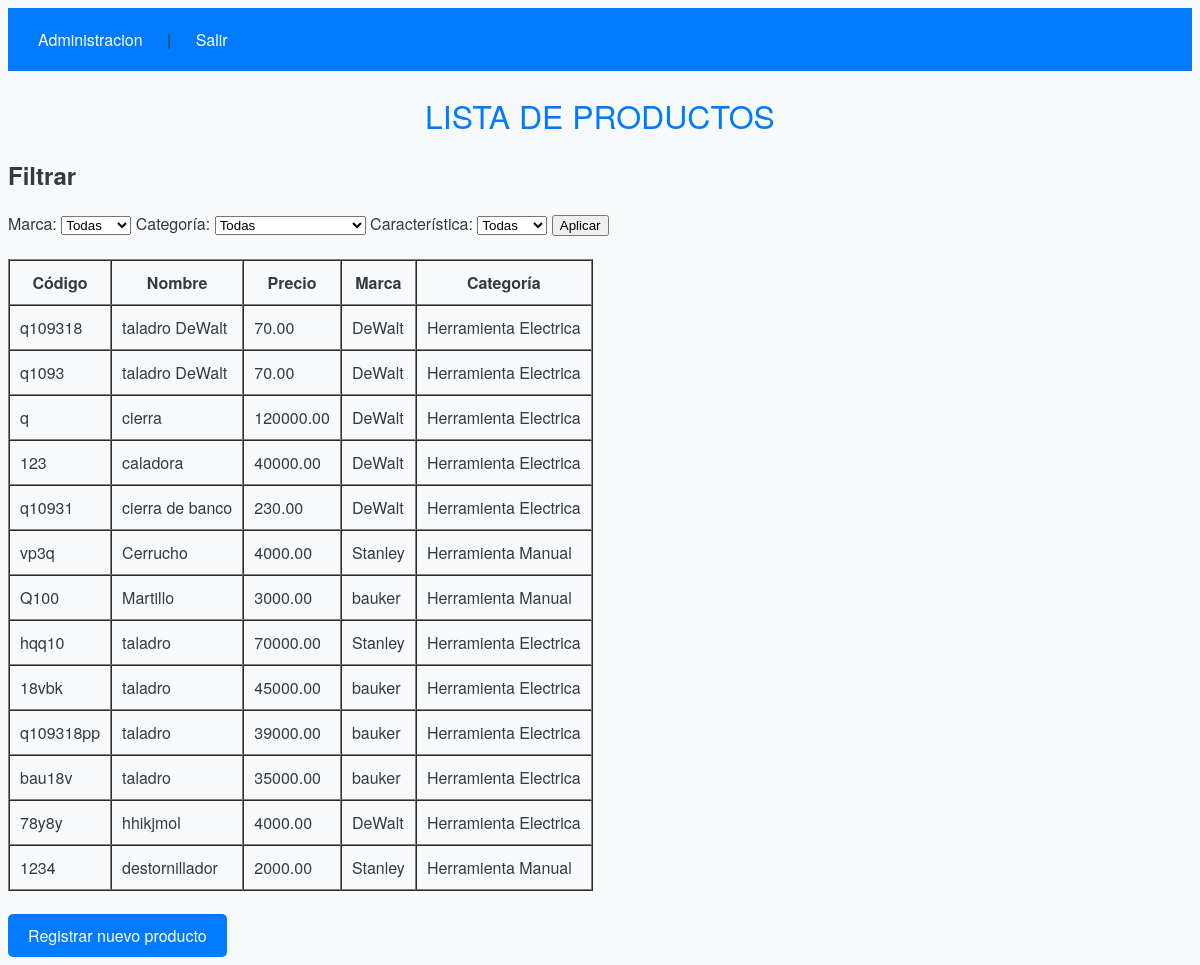
Before: /productos/ (signed in) with the older database file.
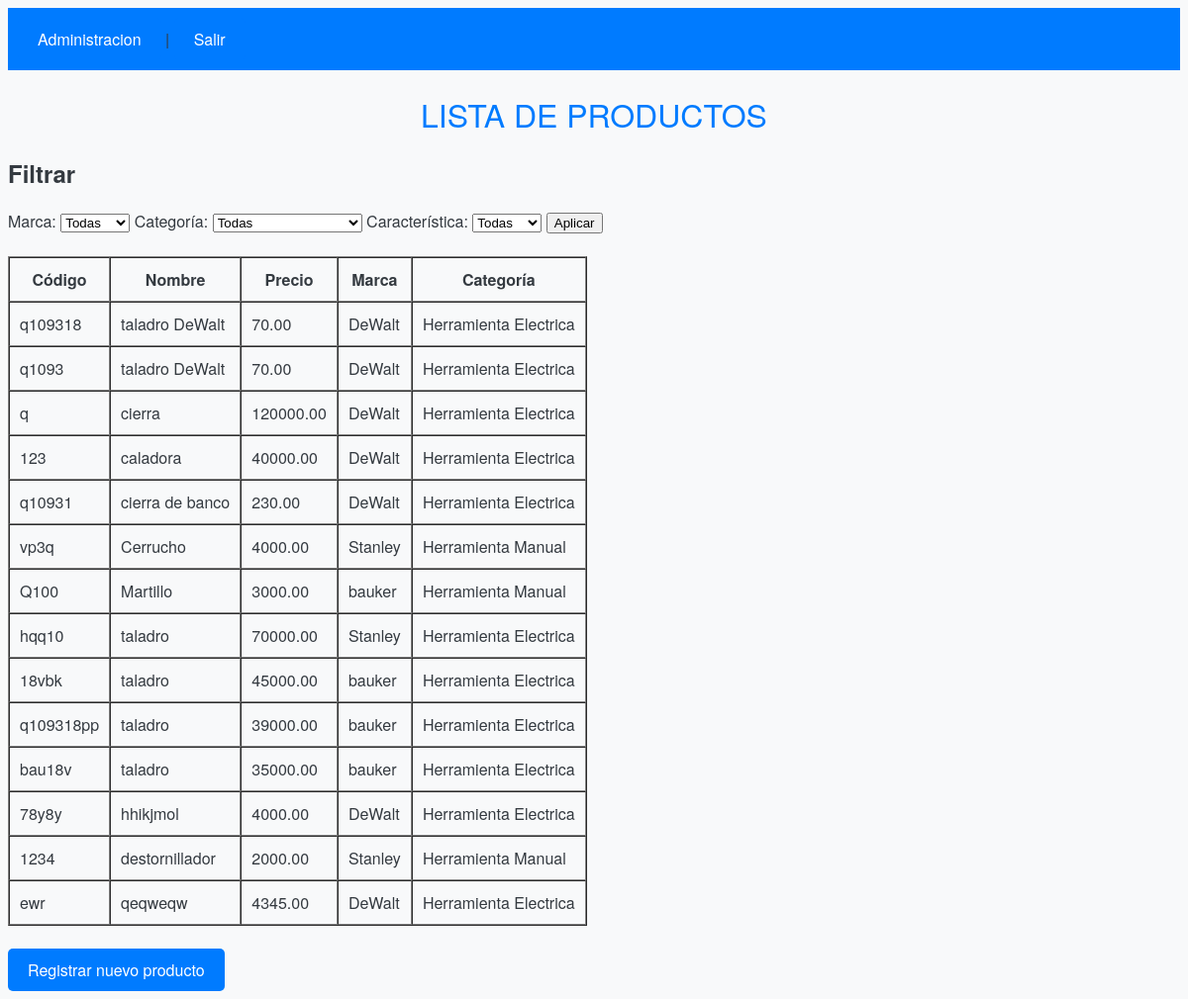
After: the same page with the newer database file.
### app/models.py (models this page shows, shortened)
class Producto(models.Model):
    codigo = models.CharField(max_length=10, unique=True)
    nombre = models.CharField(max_length=100)
    precio = models.DecimalField(max_digits=10, decimal_places=2)
    marca = models.ForeignKey('Marca', on_delete=models.SET_NULL, null=True)
    categoria = models.ForeignKey('Categoria', on_delete=models.SET_NULL, null=True)
    caracteristicas = models.ManyToManyField('Caracteristica')

class Marca(models.Model):
    nombre = models.CharField(max_length=100)

class Categoria(models.Model):
    nombre = models.CharField(max_length=100)

### app/views.py (the view)
# urls.py: path('', views.listar_productos, name='listar_productos'),
@login_required
def listar_productos(request):
    productos = Producto.objects.all()
    marcas = Marca.objects.all()
    categorias = Categoria.objects.all()
    caracteristicas = Caracteristica.objects.all()
    marca_id = request.GET.get('marca')
    categoria_id = request.GET.get('categoria')
    caracteristica_id = request.GET.get('caracteristica')
    if marca_id:
        productos = productos.filter(marca_id=marca_id)
    if categoria_id:
        productos = productos.filter(categoria_id=categoria_id)
    if caracteristica_id:
        productos = productos.filter(caracteristicas__id=caracteristica_id)
    return render(request, 'consulta.html', {
        'productos': productos,
        'marcas': marcas,
        'categorias': categorias,
        'caracteristicas': caracteristicas
    })

### app/templates/consulta.html (shortened to what this page needs)
{% load static %}
<!DOCTYPE html>
<html lang="es">
<head>
    <link rel="stylesheet" href="{% static 'styles.css' %}">
</head>
<body>
    <div style="background-color: #007bff; padding: 10px;">
        <a href="/admin/" class="btn-custom">Administracion</a> |
        <a href="/logout/" class="btn-custom">Salir</a>
    </div>
    <h1>Lista de Productos</h1>
    <h2>Filtrar</h2>
    <form method="GET" action=".">
        <label for="marca">Marca:</label>
        <select name="marca" id="marca">
            <option value="">Todas</option>
        </select>
        <label for="categoria">Categoría:</label>
        <select name="categoria" id="categoria">
            <option value="">Todas</option>
        </select>
        <label for="caracteristica">Característica:</label>
        <select name="caracteristica" id="caracteristica">
            <option value="">Todas</option>
        </select>
        <input type="submit" value="Aplicar">
    </form>
    <br>
    <table border="1" cellspacing="0" cellpadding="10">
        <thead>
            <tr>
                <th>Código</th>
                <th>Nombre</th>
                <th>Precio</th>
                <th>Marca</th>
                <th>Categoría</th>
            </tr>
        </thead>
        <tbody>
            {% for producto in productos %}
            <tr>
                <td>{{ producto.codigo }}</td>
                <td>{{ producto.nombre }}</td>
                <td>{{ producto.precio }}</td>
                <td>{{ producto.marca.nombre }}</td>
                <td>{{ producto.categoria.nombre }}</td>
            </tr>
            {% empty %}
            <tr>
                <td colspan="5">No hay productos disponibles</td>
            </tr>
            {% endfor %}
        </tbody>
    </table>
    <br>
    <a href="{% url 'registro_producto' %}" class="btn-custom">Registrar nuevo producto</a>
</body>
</html>

### app/static/styles.css (style rules this page uses)
body { background-color: #f8f9fa; font-family: 'Helvetica Neue', Arial, sans-serif; color: #343a40; }
h1 { color: #007bff; text-align: center; margin-bottom: 20px; font-weight: 500; text-transform: uppercase; }
.btn-custom { display: inline-block; padding: 10px 20px; background-color: #007bff; color: white; text-align: center; text-decoration: none; border-radius: 5px; font-size: 16px; transition: background-color 0.3s ease; }

Changed rows visible on the page:
added Producto: codigo "ewr", nombre "qeqweqw", precio "4345.00", marca.nombre "DeWalt", categoria.nombre "Herramienta Electrica"
